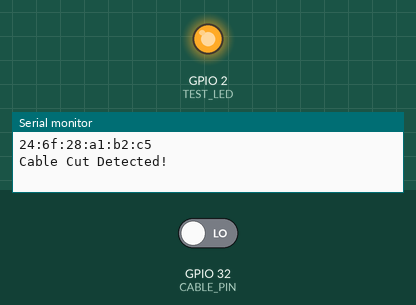
Recording of a sketch running on a simulated ESP32. Shown: output pins drawn as LEDs (lit = HIGH), the last lines printed to the serial monitor. The test bench sets the inputs (shaded band); at power-on: GPIO 32 (CABLE_PIN) LOW. Nothing arrives over Bluetooth unless stated.

Above: at 1.2 s.
1.3 s: GPIO 32 (CABLE_PIN) driven HIGH
At 1.7 s:
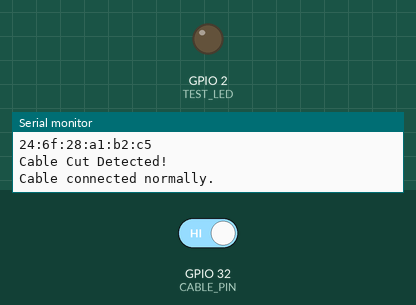
2.8 s: GPIO 32 (CABLE_PIN) driven LOW
At 4.1 s:
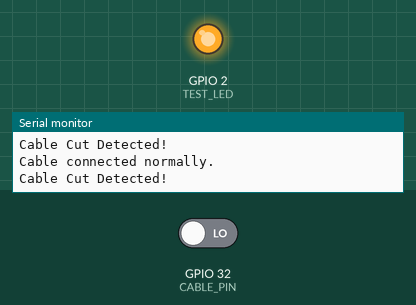
Timing chart, 0 to 5.8 s (numbered marks = the images above; inputs shaded):
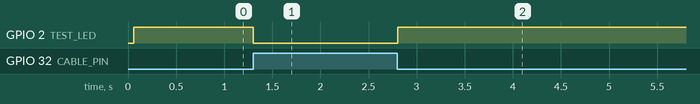

The sketch:

Lock.ino
```cpp
#include <BluetoothSerial.h>

BluetoothSerial SerialBT;
const int CABLE_PIN = 32;     // Continuity detection pin
const int TEST_LED = 2;       // On-board LED (or external LED on GPIO2)
bool lastState = HIGH;        // HIGH = connected, LOW = cut
unsigned long lastDebounce = 0;
const unsigned long DEBOUNCE_MS = 50;

void setup() {
  Serial.begin(115200);
  pinMode(CABLE_PIN, INPUT_PULLDOWN);  // Use internal pulldown resistor
  pinMode(TEST_LED, OUTPUT);
  digitalWrite(TEST_LED, LOW);

  if (!SerialBT.begin("BikeLock")) {
    Serial.println("Bluetooth init failed!");
    while (1);
  }
  Serial.println("Bluetooth Lock ready, waiting for hub to connect...");
  Serial.println(SerialBT.getBtAddressString());
}

void loop() {
  int val = digitalRead(CABLE_PIN); // HIGH = connected, LOW = cut

  if (val != lastState && millis() - lastDebounce > DEBOUNCE_MS) {
    lastDebounce = millis();

    if (val == LOW) {
      Serial.println("Cable Cut Detected!");
      digitalWrite(TEST_LED, HIGH);   // LED on when cable is cut

      SerialBT.println("Cable Cut Detected");
      delay(100);
    }
    else {
      Serial.println("Cable connected normally.");
      digitalWrite(TEST_LED, LOW);    // LED off when cable is okay

      SerialBT.println("Cable Reconnected");
    }
    lastState = val;
  }

  delay(20);
}
```

Measured:
- after the input at 1.3 s, GPIO 2 (TEST_LED): HIGH → LOW at once
- after the input at 2.8 s, GPIO 2 (TEST_LED): LOW → HIGH at once
